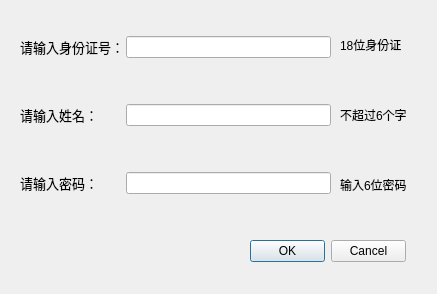
<?xml version="1.0" encoding="UTF-8"?>
<ui version="4.0">
 <class>Worker_init</class>
 <widget class="QMainWindow" name="Worker_init">
  <property name="geometry">
   <rect>
    <x>0</x>
    <y>0</y>
    <width>437</width>
    <height>294</height>
   </rect>
  </property>
  <property name="windowTitle">
   <string>职工注册</string>
  </property>
  <property name="styleSheet">
   <string notr="true">background-image: url(:/imagin/图片.bmp);</string>
  </property>
  <widget class="QWidget" name="centralwidget">
   <widget class="QWidget" name="gridLayoutWidget">
    <property name="geometry">
     <rect>
      <x>20</x>
      <y>0</y>
      <width>311</width>
      <height>231</height>
     </rect>
    </property>
    <layout class="QGridLayout" name="gridLayout">
     <item row="1" column="0">
      <widget class="QLabel" name="label_2">
       <property name="minimumSize">
        <size>
         <width>100</width>
         <height>30</height>
        </size>
       </property>
       <property name="maximumSize">
        <size>
         <width>100</width>
         <height>30</height>
        </size>
       </property>
       <property name="palette">
        <palette>
         <active/>
         <inactive/>
         <disabled/>
        </palette>
       </property>
       <property name="font">
        <font>
         <pointsize>10</pointsize>
        </font>
       </property>
       <property name="styleSheet">
        <string notr="true"/>
       </property>
       <property name="text">
        <string>请输入姓名：</string>
       </property>
      </widget>
     </item>
     <item row="2" column="1">
      <widget class="QLineEdit" name="passward"/>
     </item>
     <item row="1" column="1">
      <widget class="QLineEdit" name="name"/>
     </item>
     <item row="2" column="0">
      <widget class="QLabel" name="label_3">
       <property name="minimumSize">
        <size>
         <width>100</width>
         <height>30</height>
        </size>
       </property>
       <property name="maximumSize">
        <size>
         <width>100</width>
         <height>30</height>
        </size>
       </property>
       <property name="palette">
        <palette>
         <active/>
         <inactive/>
         <disabled/>
        </palette>
       </property>
       <property name="font">
        <font>
         <pointsize>10</pointsize>
        </font>
       </property>
       <property name="styleSheet">
        <string notr="true"/>
       </property>
       <property name="text">
        <string>请输入密码：</string>
       </property>
      </widget>
     </item>
     <item row="0" column="1">
      <widget class="QLineEdit" name="identfy"/>
     </item>
     <item row="0" column="0">
      <widget class="QLabel" name="label">
       <property name="minimumSize">
        <size>
         <width>100</width>
         <height>30</height>
        </size>
       </property>
       <property name="maximumSize">
        <size>
         <width>100</width>
         <height>30</height>
        </size>
       </property>
       <property name="palette">
        <palette>
         <active/>
         <inactive/>
         <disabled/>
        </palette>
       </property>
       <property name="font">
        <font>
         <pointsize>10</pointsize>
        </font>
       </property>
       <property name="styleSheet">
        <string notr="true"/>
       </property>
       <property name="text">
        <string>请输入身份证号：</string>
       </property>
      </widget>
     </item>
    </layout>
   </widget>
   <widget class="QDialogButtonBox" name="Yesorno">
    <property name="geometry">
     <rect>
      <x>250</x>
      <y>240</y>
      <width>156</width>
      <height>23</height>
     </rect>
    </property>
    <property name="palette">
     <palette>
      <active/>
      <inactive/>
      <disabled/>
     </palette>
    </property>
    <property name="standardButtons">
     <set>QDialogButtonBox::Cancel|QDialogButtonBox::Ok</set>
    </property>
   </widget>
   <widget class="QLabel" name="label_4">
    <property name="geometry">
     <rect>
      <x>340</x>
      <y>30</y>
      <width>75</width>
      <height>30</height>
     </rect>
    </property>
    <property name="minimumSize">
     <size>
      <width>70</width>
      <height>30</height>
     </size>
    </property>
    <property name="maximumSize">
     <size>
      <width>75</width>
      <height>30</height>
     </size>
    </property>
    <property name="palette">
     <palette>
      <active/>
      <inactive/>
      <disabled/>
     </palette>
    </property>
    <property name="font">
     <font>
      <pointsize>9</pointsize>
     </font>
    </property>
    <property name="styleSheet">
     <string notr="true"/>
    </property>
    <property name="text">
     <string>18位身份证</string>
    </property>
   </widget>
   <widget class="QLabel" name="label_5">
    <property name="geometry">
     <rect>
      <x>340</x>
      <y>100</y>
      <width>75</width>
      <height>30</height>
     </rect>
    </property>
    <property name="minimumSize">
     <size>
      <width>70</width>
      <height>30</height>
     </size>
    </property>
    <property name="maximumSize">
     <size>
      <width>75</width>
      <height>30</height>
     </size>
    </property>
    <property name="palette">
     <palette>
      <active/>
      <inactive/>
      <disabled/>
     </palette>
    </property>
    <property name="font">
     <font>
      <pointsize>9</pointsize>
     </font>
    </property>
    <property name="styleSheet">
     <string notr="true"/>
    </property>
    <property name="text">
     <string>不超过6个字</string>
    </property>
   </widget>
   <widget class="QLabel" name="label_6">
    <property name="geometry">
     <rect>
      <x>340</x>
      <y>170</y>
      <width>75</width>
      <height>30</height>
     </rect>
    </property>
    <property name="minimumSize">
     <size>
      <width>70</width>
      <height>30</height>
     </size>
    </property>
    <property name="maximumSize">
     <size>
      <width>75</width>
      <height>30</height>
     </size>
    </property>
    <property name="palette">
     <palette>
      <active/>
      <inactive/>
      <disabled/>
     </palette>
    </property>
    <property name="font">
     <font>
      <pointsize>9</pointsize>
     </font>
    </property>
    <property name="styleSheet">
     <string notr="true"/>
    </property>
    <property name="text">
     <string>输入6位密码</string>
    </property>
   </widget>
  </widget>
 </widget>
 <resources/>
 <connections/>
</ui>
